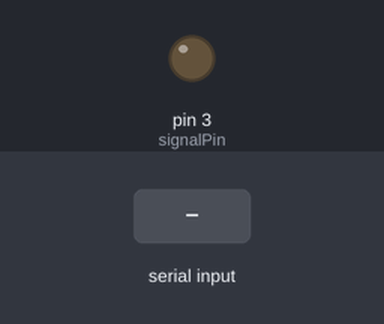
Bench run of a sketch on a simulated Arduino Uno, built with avr-gcc and run on an emulated ATmega328P. On the bench: output pins drawn as LEDs (lit = HIGH). The inputs (shaded band) are chosen by the test bench. What the sketch prints to the serial monitor is not drawn.

Above: at 4.2 s.
4.3 s: "T" received over Serial
At 5.5 s:
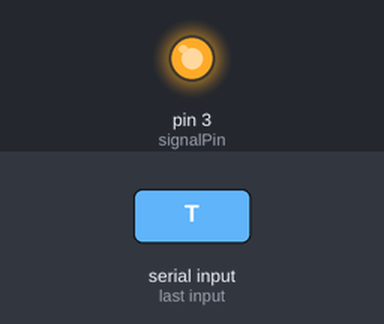
5.8 s: "F" received over Serial
At 6.7 s:
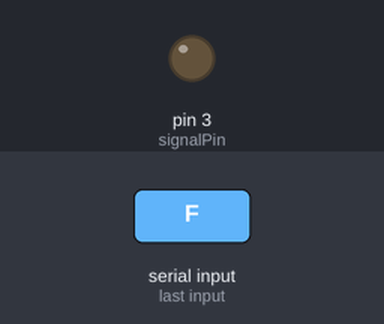
Timing chart, 0 to 8.8 s (numbered marks = the images above; inputs shaded):
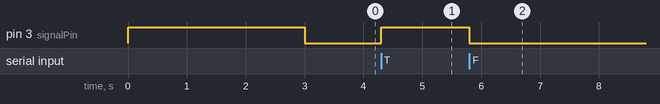

The sketch:

LaptopArduinoTest.ino
```cpp
#define signalPin 3

void setup() {
  Serial.begin(115200);

  pinMode(signalPin, OUTPUT);

  digitalWrite(signalPin, HIGH);
  delay(3000);
  digitalWrite(signalPin, LOW);
}

long loopTime = millis();
bool flash = false;
void loop()
{
  char readByte;

  if (Serial.available() > 0) {
    //    digitalWrite(signalPin, HIGH);
    //    delay(100);
    //    digitalWrite(signalPin, LOW);

    readByte = Serial.read();

    if (readByte == 'T') {
      Serial.println("True");
      flash = true;
    }
    else if (readByte == 'F') {
      Serial.println("False");
      flash = false;
    }
  }

  if (flash) {
    Serial.println("Write");
    digitalWrite(signalPin, HIGH); // HIGH is true, LOW is false
  } else {
    digitalWrite(signalPin, LOW);
  }

}
```

Measured:
- after the input at 4.3 s, pin 3 (signalPin): LOW → HIGH at once
- after the input at 5.8 s, pin 3 (signalPin): HIGH → LOW at once
